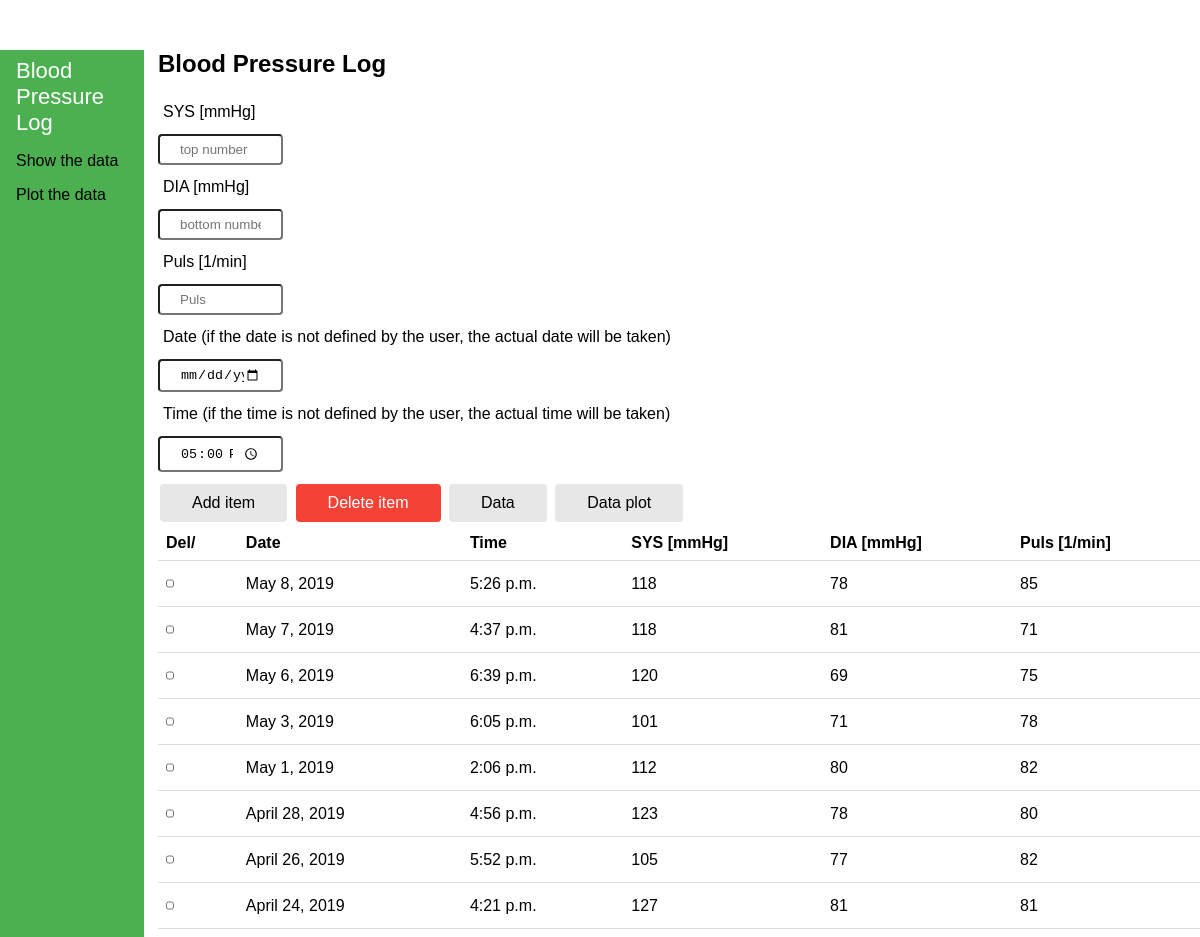
Before: / (upper part) with the older database file.
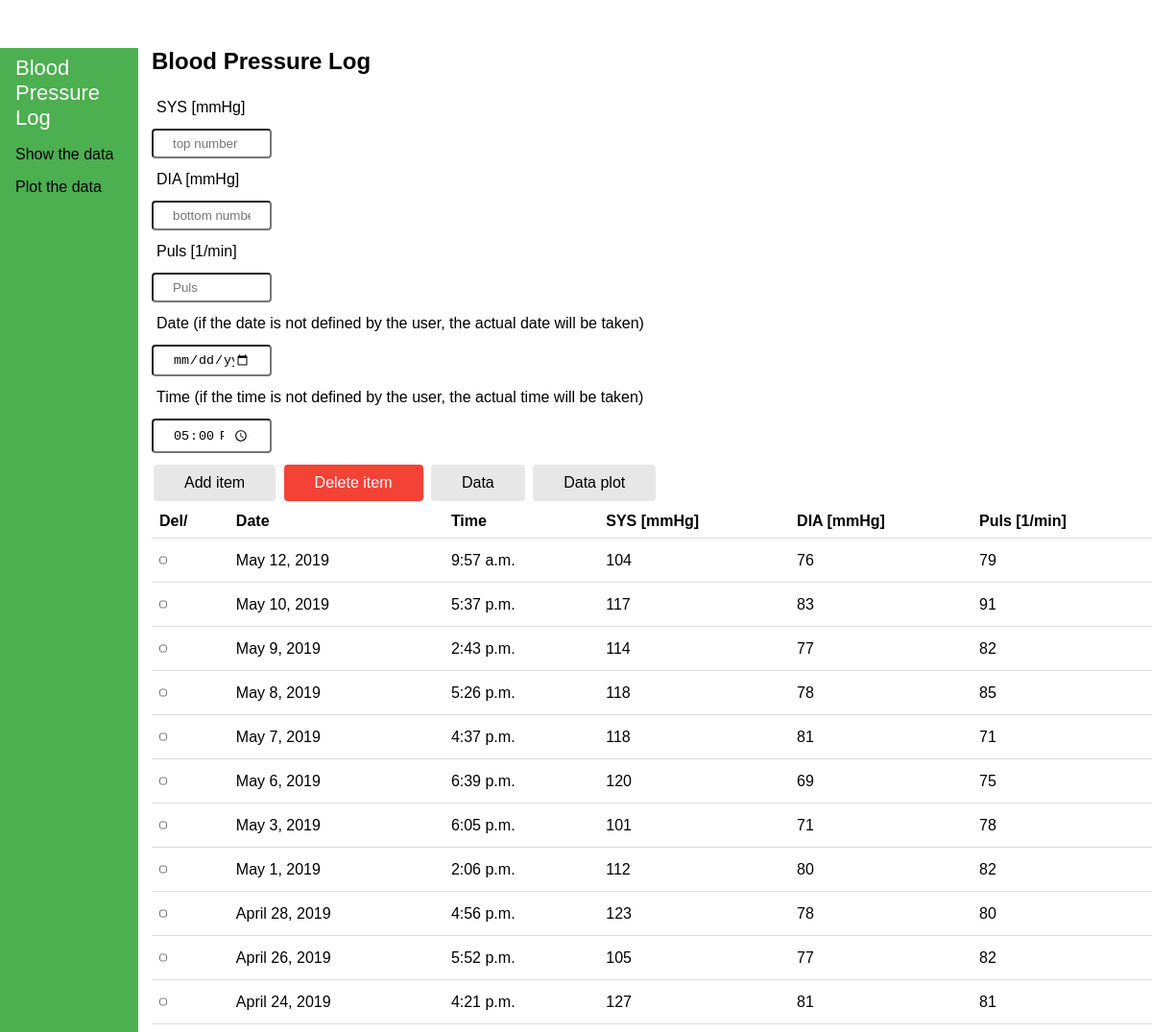
After: the same page with the newer database file.
### bloodpressurelog/models.py (models this page shows, shortened)
class BloodPressure(models.Model): #BloodPressure able name that inherits models.Model
	topNumber = models.IntegerField(default=120, validators=[validate_name]) # a IntegerField
	bottomNumber = models.IntegerField(default=80) # a IntegerField
	puls = models.IntegerField(default=80) # a IntegerField
	created = models.DateField(default=timezone.now().strftime("%Y-%m-%d")) # a date
	created_time = models.TimeField(default=timezone.now().strftime("%H:%M:%S")) # a date
	objects = models.Manager()
	pdobjects = DataFrameManager()
	class Meta:
		ordering = ["-created"] #ordering by the created field

### bloodpressurelog/views.py (the view, shortened to what this page needs)
# urls.py: url(r'^$', index, name="index"),
def index(request): #the index view
	bp = BloodPressure.objects.all() #quering all items with the object manager
	return render(request, "index.html", {"bp": bp})

### templates/index.html (shortened to what this page needs)
{% extends 'layout/layout.html' %}
{% block content %}
			<div class="content">
			  <div>
				<label for="topNumber">SYS [mmHg]</label>
				<input id="topNumber" name="topNumber" type="text" placeholder="top number" required>
			  </div>
			  <div>
				<label for="bottomNumber">DIA [mmHg]</label>
				<input id="bottomNumber" name="bottomNumber" type="text" placeholder="bottom number" required>
			  </div>
			  <div>
				<label for="puls">Puls [1/min]</label>
				<input id="puls" name="puls" type="text" placeholder="Puls" required>
			  </div>
			  <div>
				<label for="DateTime">Date (if the date is not defined by the user, the actual date will be taken)</label>
				<input id="DateTime" name="DateTime" type="date" placeholder="Date and time">
			  </div>
			  <div>
				<label for="Time">Time (if the time is not defined by the user, the actual time will be taken)</label>
				<input id="Time" name="Time" type="time" placeholder="Time" value="17:00" >
			  </div>
			</div>
			<div class="content">
				<button class="button btn-grey" name="itemAdd" type="submit">Add item</button>
				<button class="button btn-red" formnovalidate="" name="itemDelete" type="submit" onclick="$('input#sublist').click();">Delete item</button>
				<button class="button btn-grey" formnovalidate="" name="Data" type="submit">Data</button>
				<button class="button btn-grey" formnovalidate="" name="plotData" type="submit">Data plot</button>
			</div>
			<div class="content">
				<table class="table">
					<thead>
					  <tr>
						<th>Del/</th>
						<th>Date</th>
						<th>Time</th>
						<th>SYS [mmHg]</th>
						<th>DIA [mmHg]</th>
						<th>Puls [1/min]</th>
					  </tr>
					</thead>
					<tbody>
					{% for groser in bp %}
					  <tr>
						<td><input type="checkbox" class="taskCheckbox" name="checkedbox" id="{{ groser.id }}" value="{{ groser.id }}"></td>
						<td>{{ groser.created }}</td>
						<td>{{ groser.created_time }}</td>
						<td>{{ groser.topNumber }}</td>
						<td>{{ groser.bottomNumber }}</td>
						<td>{{ groser.puls }}</td>
					  </tr>
					  {% endfor %}
					</tbody>
				  </table>
			 </div>
{% endblock %}

Changed rows visible on the page:
added BloodPressure: created "May 12, 2019", created_time "9:57 a.m.", topNumber "104", bottomNumber "76", puls "79"
added BloodPressure: created "May 10, 2019", created_time "5:37 p.m.", topNumber "117", bottomNumber "83", puls "91"
added BloodPressure: created "May 9, 2019", created_time "2:43 p.m.", topNumber "114", bottomNumber "77", puls "82"
